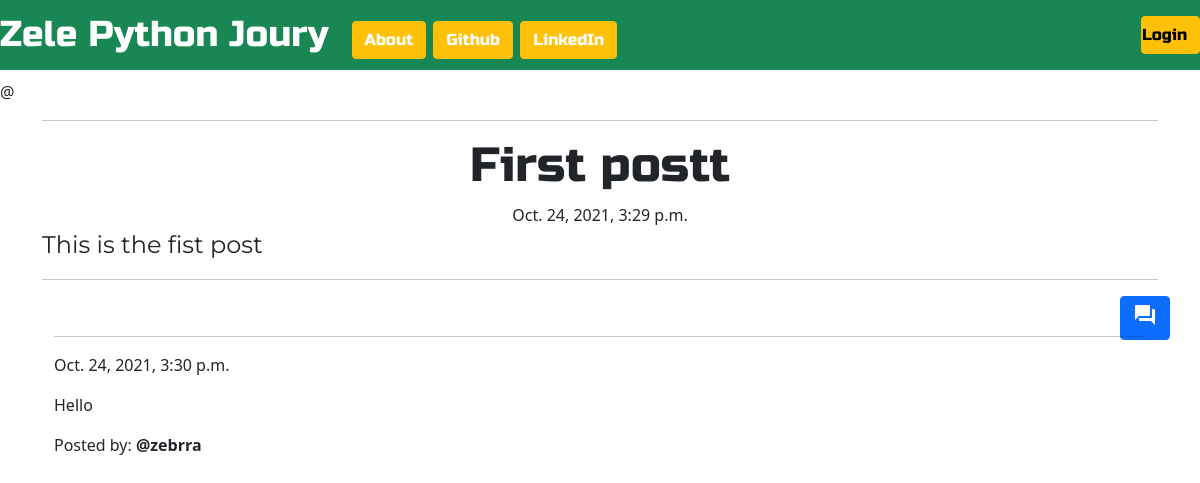
Page /post/6/ on the committed database.
### blog_app/models.py (models this page shows, shortened)
class Post(models.Model):
    author = models.ForeignKey('auth.User', on_delete=models.CASCADE)
    title = models.CharField(max_length=200)
    text = models.TextField()
    created_date = models.DateTimeField(default=timezone.now)
    published_date = models.DateTimeField(blank=True, null=True)

class Comment(models.Model):
    post = models.ForeignKey('blog_app.Post', related_name='comments', on_delete=models.CASCADE)
    author = models.CharField(max_length=200)
    text = models.TextField()
    created_date = models.DateTimeField(default=timezone.now)
    approved_comment = models.BooleanField(default=False)

### blog_app/views.py (the view)
# urls.py: url(r'post/(?P<pk>\d+)/$', views.PostDetailView.as_view(), name='post_detail'),
class PostDetailView(DetailView):
    model = Post

### blog_app/templates/blog_app/post_detail.html (shortened to what this page needs)
{% extends 'base.html' %}
{% block content %}
        <hr>
        <h1 class='posttitle loader'>{{ post.title }}</h1>
        {% if post.published_date %}
            <div class="date postdate">
                {{ post.published_date }}
            </div>
        {% else %}
            <a class="btn btn-success" href="{% url 'blog_app:post_publish' pk=post.pk %}"><span class="material-icons">check_box</span></a>
        {% endif %}
      <p class='postcontent' >{{ post.text|safe|linebreaksbr }}</p>
  <hr>
  <a class="btn btn-primary btn-comment" href="{% url 'blog_app:add_comment_to_post' pk=post.pk %}"><span class="material-icons">question_answer</span></a>
  <div class="container">
  {% for comment in post.comments.all %}
  <br>
  <hr>
      {% if user.is_authenticated or comment.approved_comment %}
              {{ comment.created_date }}
          <p>{{ comment.text|safe|linebreaks }}</p>
          <p>Posted by: <strong>{{ comment.author }}</strong></p>
      {% endif %}
  {% empty %}
      <p>No comments posted.</p>
  {% endfor %}
</div>
{% endblock %}

### static/css/blog.css (style rules this page uses)
body { background-image: images("static/images/pic.jpg"); }
.postdate { text-align: center; }
.posttitle { font-family: 'Russo One', sans-serif; font-size: 3em; text-align: center; }
.postcontent { font-family: 'Montserrat'; font-size: 1.5em; }
.btn-comment { position: absolute; right: 0px; }
.loader { filter:hue-rotate(0deg); color: linear-gradient(45deg,#0f8,#08f); animation:hue 5000ms infinite linear; }

### rows in the picture
Post: title "First postt", published_date "Oct. 24, 2021, 3:29 p.m.", text "This is the fist post"
Comment: created_date "Oct. 24, 2021, 3:30 p.m.", text "Hello", author "@zebrra"
